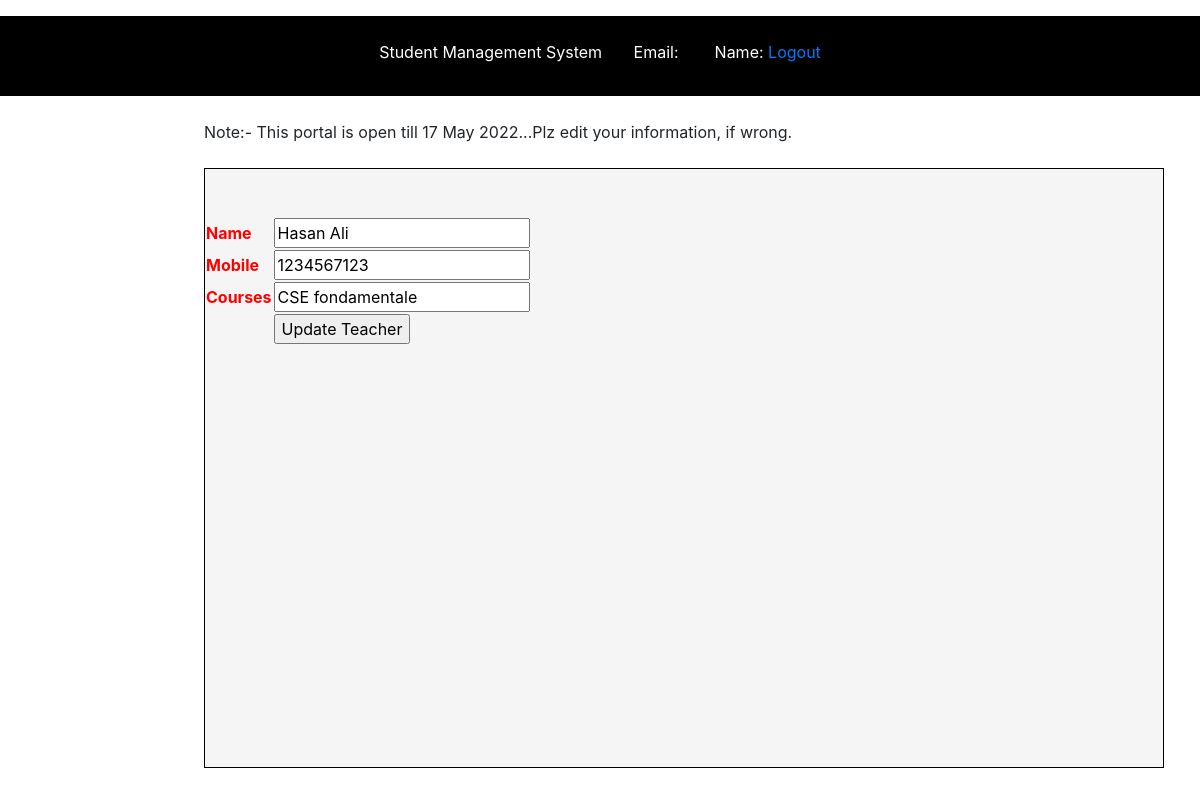
The page /edit_teacher.php?id=1 on the database its author committed.
### tables this page shows
CREATE TABLE `teachers` (
  `t_id` int(100) NOT NULL,
  `name` varchar(255) NOT NULL,
  `mobile` varchar(255) NOT NULL,
  `courses` varchar(255) NOT NULL
);

### edit_teacher.php (the view, shortened to what this page needs)
<!DOCTYPE html>
<html>
<head>
	<link rel="stylesheet" type="text/css" href="bootstrap-4.4.1/css/bootstrap.min.css">
	<?php
	$connection = mysqli_connect("localhost", "root", "" );
	$id = $_GET['id'];
    $query = mysqli_query($connection,"SELECT * FROM teachers where t_id='$id'");
    $query_run = mysqli_fetch_array($query);
	?>
</head>
<body>
	<div id="header"><br>
		<center>Student Management System &nbsp;&nbsp;&nbsp;&nbsp;&nbsp;&nbsp;Email: <?php echo $_SESSION['email']; ?>&nbsp;&nbsp;&nbsp;&nbsp;&nbsp;&nbsp;&nbsp;Name: <?php echo $_SESSION['name']; ?>
			<a href="logout.php">Logout</a>
		</center>
	</div>
	<span id="top_span">
		<marquee>Note:- This portal is open till 17 May 2022...Plz edit your information, if wrong.</marquee>
	</span>
	<div id="left_side">
	</div>
	<div id="right_side"><br><br>
		<div id="demo">
			<form action="edit_teacher_update.php" method="post">
					<table>
						<tr>
							<td>
								<b>Name</b>
							</td>
							<td>
								<input type="text" name="name" value="<?php echo $query_run['name']?>">
							</td>
						</tr>
						<tr>
							<td>
								<b>Mobile</b>
							</td>
							<td>
								<input type="text" name="mobile" value="<?php echo $query_run['mobile']?>">
							</td>
						</tr>
						<tr>
							<td>
								<b>Courses</b>
							</td>
							<td>
								<input type="text" name="courses" value="<?php echo $query_run['courses']?>">
							</td>
						</tr>
						<tr>
							<td></td>
							<td>
								<input type="submit" name="edit" value="Update Teacher">
							</td>
						</tr>
					</table>
				</form>
		</div>
	</div>
</body>
</html>

### edit_teacher.php (style rules this page uses)
#header { height: 10%; width: 100%; top: 2%; background-color: black; position: fixed; color: white; }
#left_side { height: 75%; width: 15%; top: 10%; position: fixed; margin-left: 20px; ; }
#right_side { height: 75%; width: 80%; background-color: whitesmoke; position: fixed; left: 17%; top: 21%; color: red; border: solid 1px black; }
#top_span { top: 15%; width: 80%; left: 17%; position: fixed; }

### rows shown on the page
teachers: name "Hasan Ali", mobile "1234567123", courses "CSE fondamentale"
